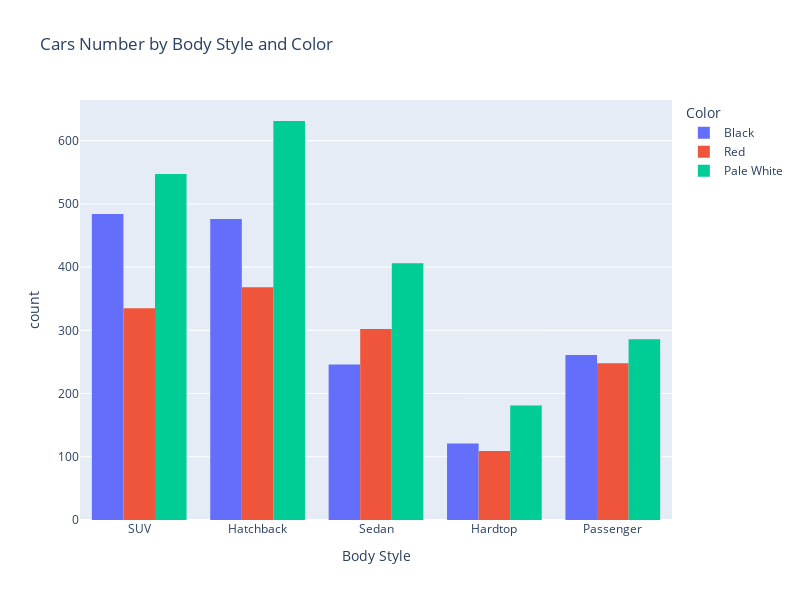

The code cell stored with this chart in its notebook:
### Markdown cell above
Построим диаграмму count plot для типа кузова автомобиля и его цвета.

### Code cell
fig = px.histogram(
    df,
    x="Body Style",
    color="Color",
    barmode="group",
    title="Cars Number by Body Style and Color",
    width=800,
    height=600,
)

fig.show()

### Figure 1 — Plotly figure (JSON) as saved in the notebook; plotly's stock layout.template omitted (floating-point values rounded to 4 significant figures; data arrays with more than 128 entries replaced by an {"elided": "..."} marker saying what was removed)
{"data": [{"alignmentgroup": "True", "bingroup": "x", "hovertemplate": "Color=Black<br>Body Style=%{x}<br>count=%{y}<extra></extra>", "legendgroup": "Black", "marker": {"color": "#636efa", "pattern": {"shape": ""}}, "name": "Black", "offsetgroup": "Black", "orientation": "v", "showlegend": true, "type": "histogram", "x": {"elided": "1588 str values"}, "xaxis": "x", "yaxis": "y"}, {"alignmentgroup": "True", "bingroup": "x", "hovertemplate": "Color=Red<br>Body Style=%{x}<br>count=%{y}<extra></extra>", "legendgroup": "Red", "marker": {"color": "#EF553B", "pattern": {"shape": ""}}, "name": "Red", "offsetgroup": "Red", "orientation": "v", "showlegend": true, "type": "histogram", "x": {"elided": "1362 str values"}, "xaxis": "x", "yaxis": "y"}, {"alignmentgroup": "True", "bingroup": "x", "hovertemplate": "Color=Pale White<br>Body Style=%{x}<br>count=%{y}<extra></extra>", "legendgroup": "Pale White", "marker": {"color": "#00cc96", "pattern": {"shape": ""}}, "name": "Pale White", "offsetgroup": "Pale White", "orientation": "v", "showlegend": true, "type": "histogram", "x": {"elided": "2051 str values"}, "xaxis": "x", "yaxis": "y"}], "layout": {"barmode": "group", "height": 600, "legend": {"title": {"text": "Color"}, "tracegroupgap": 0}, "title": {"text": "Cars Number by Body Style and Color"}, "width": 800, "xaxis": {"anchor": "y", "domain": [0, 1], "title": {"text": "Body Style"}}, "yaxis": {"anchor": "x", "domain": [0, 1], "title": {"text": "count"}}}}
